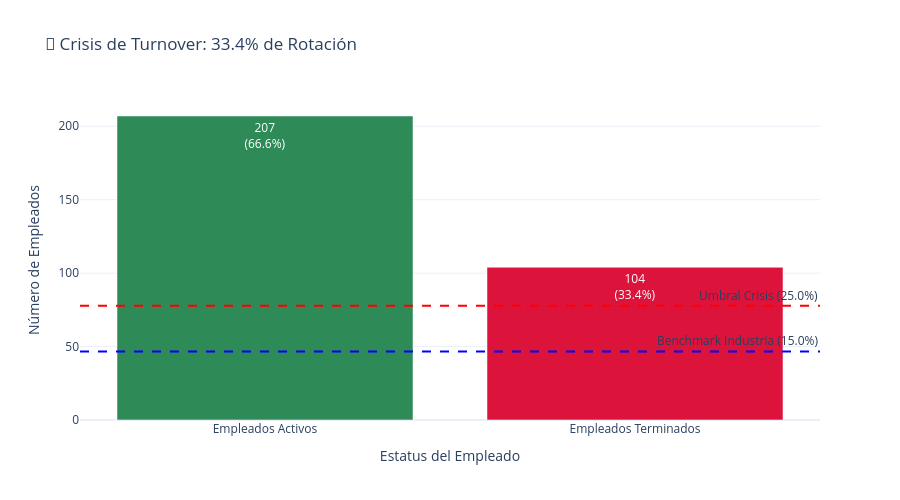

Write notebook code for a chart like this one.
### Code cell
print("🚨 ANÁLISIS DE CRISIS DE TURNOVER")
print("=" * 45)

# Cálculos básicos de turnover
total_employees = len(df)
terminated = df['Termd'].sum()
active = total_employees - terminated
turnover_rate = (terminated / total_employees) * 100

print(f"👥 Total empleados en dataset: {total_employees:,}")
print(f"❌ Empleados terminados: {terminated}")
print(f"✅ Empleados activos: {active}")
print(f"📊 TASA DE ROTACIÓN: {turnover_rate:.1f}%")

# Benchmarks de industria
industry_benchmark = 15.0  # Promedio industria tech/manufacturing
crisis_threshold = 25.0    # Umbral de crisis según HR best practices
excellent_threshold = 10.0 # Excelente retención

print(f"\n📈 BENCHMARKS DE INDUSTRIA:")
print(f"   🏆 Excelente retención: <{excellent_threshold}%")
print(f"   🎯 Promedio industria: ~{industry_benchmark}%") 
print(f"   🚨 Umbral de crisis: >{crisis_threshold}%")
print(f"   📊 NUESTRA EMPRESA: {turnover_rate:.1f}%")

# Análisis de severidad
if turnover_rate > crisis_threshold:
    excess_turnover = turnover_rate - industry_benchmark
    print(f"\n🔥 ¡ALERTA CRÍTICA - CRISIS DE RETENCIÓN!")
    print(f"   📊 {excess_turnover:.1f} puntos por ENCIMA del benchmark")
    print(f"   💸 Esto está DESTRUYENDO valor empresarial")
    
    # Cálculo de impacto financiero
    avg_replacement_cost = 75000  # Costo promedio de reemplazo por empleado
    excess_employees = int((excess_turnover / 100) * total_employees)
    total_cost_impact = terminated * avg_replacement_cost
    excess_cost = excess_employees * avg_replacement_cost
    
    print(f"\n💰 IMPACTO FINANCIERO ESTIMADO:")
    print(f"   💸 Costo total de turnover: ${total_cost_impact:,.0f}")
    print(f"   📊 Costo del exceso de rotación: ${excess_cost:,.0f}")
    print(f"   🎯 Ahorro potencial alcanzando benchmark: ${excess_cost:,.0f}")

elif turnover_rate > industry_benchmark:
    print(f"\n⚠️  ATENCIÓN: Turnover por encima del benchmark")
    excess = turnover_rate - industry_benchmark
    print(f"   📊 {excess:.1f} puntos por encima del promedio")
else:
    print(f"\n✅ Turnover dentro de rangos aceptables")

# Crear visualización de turnover
fig = go.Figure()

# Añadir barras
categories = ['Empleados\nActivos', 'Empleados\nTerminados']
values = [active, terminated]
colors = ['#2E8B57', '#DC143C']  # Verde para activos, rojo para terminados

fig.add_trace(go.Bar(
    x=categories,
    y=values,
    marker_color=colors,
    text=[f'{v}<br>({v/total_employees*100:.1f}%)' for v in values],
    textposition='auto',
))

# Líneas de benchmark
fig.add_hline(y=total_employees * (industry_benchmark/100), 
              line_dash="dash", line_color="blue",
              annotation_text=f"Benchmark Industria ({industry_benchmark}%)")

fig.add_hline(y=total_employees * (crisis_threshold/100), 
              line_dash="dash", line_color="red",
              annotation_text=f"Umbral Crisis ({crisis_threshold}%)")

fig.update_layout(
    title=f"🚨 Crisis de Turnover: {turnover_rate:.1f}% de Rotación",
    xaxis_title="Estatus del Empleado",
    yaxis_title="Número de Empleados",
    showlegend=False,
    height=500
)

fig.show()

print(f"\n🎯 CONCLUSIÓN EJECUTIVA:")
print(f"   🚨 La empresa enfrenta una CRISIS DE RETENCIÓN")
print(f"   📊 {turnover_rate:.1f}% vs {industry_benchmark}% benchmark")
print(f"   💡 ACCIÓN REQUERIDA: Intervención inmediata en retención")
print(f"\n🔍 Próximo paso: Análisis por departamentos y causas raíz")

### Figure 1 — Plotly figure (JSON) as saved in the notebook; plotly's stock layout.template omitted (floating-point values rounded to 4 significant figures)
{"data": [{"marker": {"color": ["#2E8B57", "#DC143C"]}, "text": ["207<br>(66.6%)", "104<br>(33.4%)"], "textposition": "auto", "type": "bar", "x": ["Empleados\nActivos", "Empleados\nTerminados"], "y": [207, 104]}], "layout": {"annotations": [{"showarrow": false, "text": "Benchmark Industria (15.0%)", "x": 1, "xanchor": "right", "xref": "x domain", "y": 46.65, "yanchor": "bottom", "yref": "y"}, {"showarrow": false, "text": "Umbral Crisis (25.0%)", "x": 1, "xanchor": "right", "xref": "x domain", "y": 77.75, "yanchor": "bottom", "yref": "y"}], "height": 500, "shapes": [{"line": {"color": "blue", "dash": "dash"}, "type": "line", "x0": 0, "x1": 1, "xref": "x domain", "y0": 46.65, "y1": 46.65, "yref": "y"}, {"line": {"color": "red", "dash": "dash"}, "type": "line", "x0": 0, "x1": 1, "xref": "x domain", "y0": 77.75, "y1": 77.75, "yref": "y"}], "showlegend": false, "title": {"text": "🚨 Crisis de Turnover: 33.4% de Rotación"}, "xaxis": {"title": {"text": "Estatus del Empleado"}}, "yaxis": {"title": {"text": "Número de Empleados"}}}}
